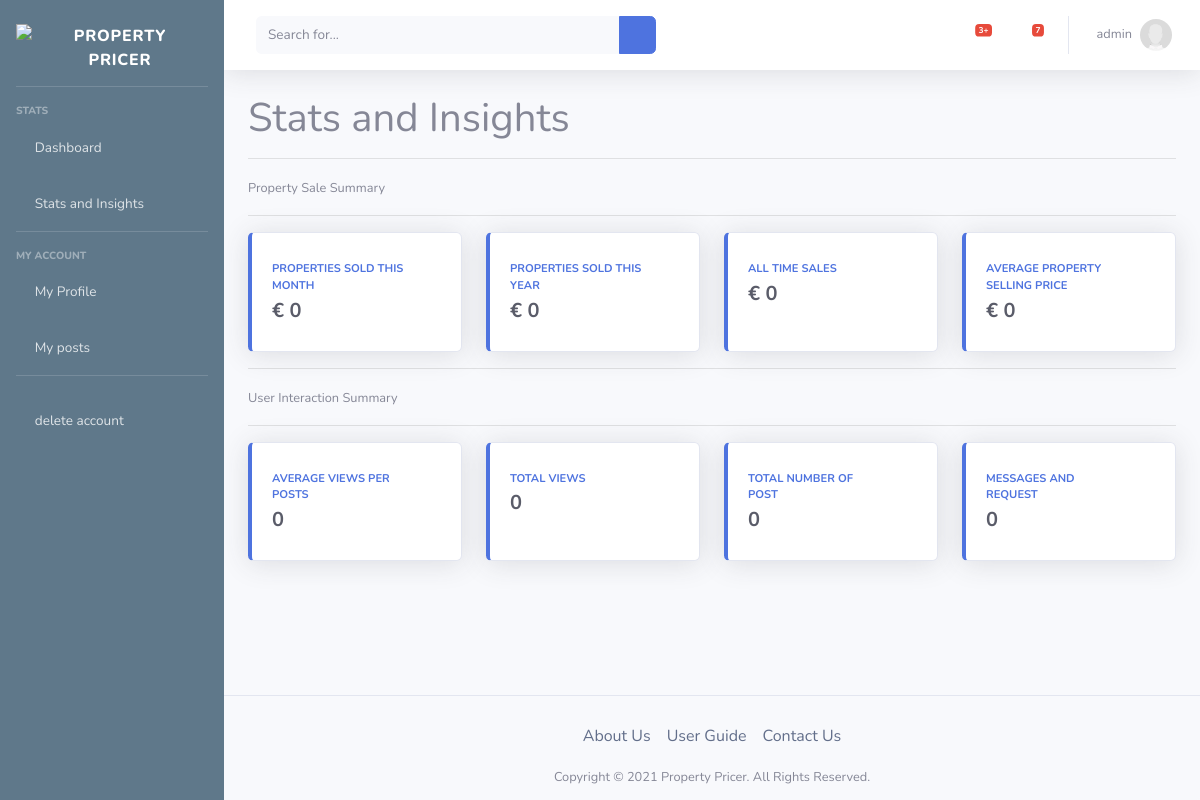
Before: /dashboard/function (signed in) with the older database file.
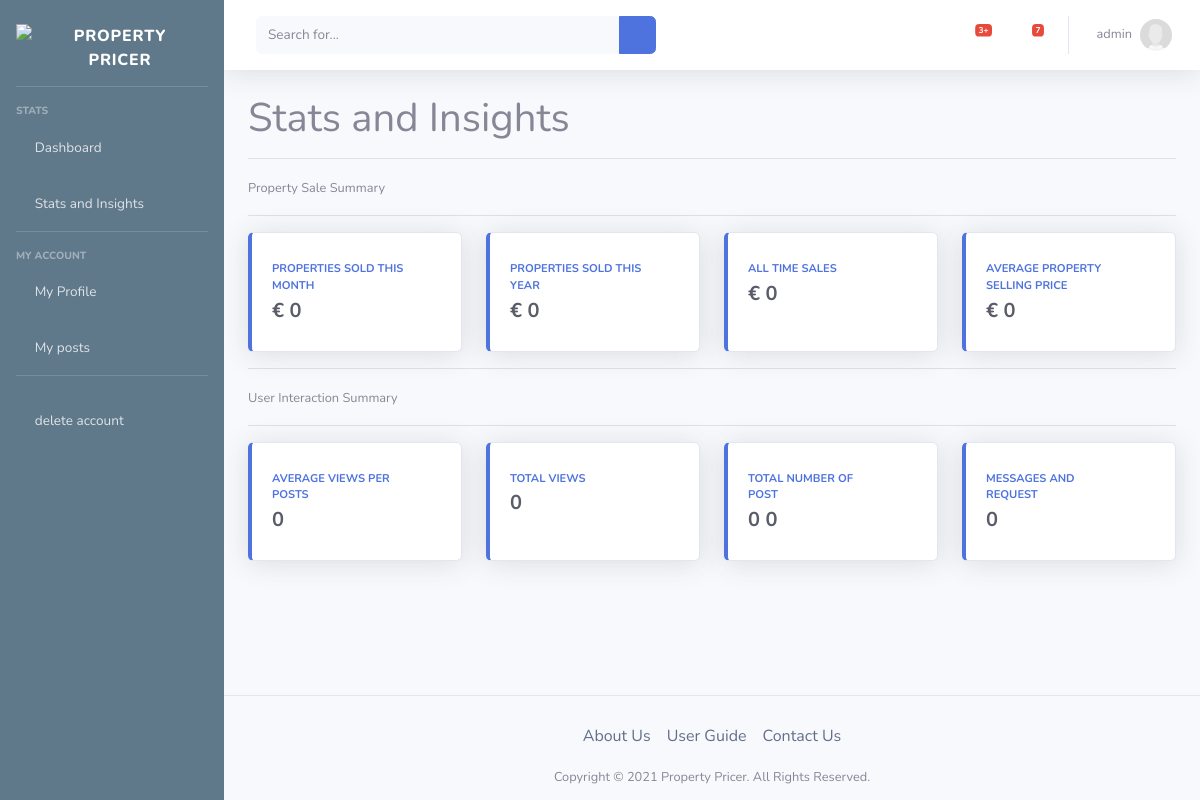
After: the same page with the newer database file.
### webpages/models.py (models this page shows, shortened)
class Post(models.Model):
    property_description = models.TextField(null=True, blank=True)
    address_line_1 = models.CharField(max_length=255, verbose_name="Street address")
    address_line_2 = models.CharField(max_length=255, null=True, blank=True, verbose_name="District or Townland")
    city = models.CharField(max_length=128, default='', verbose_name="City or town")
    county = models.CharField(max_length=128, default='', choices=COUNTY_CHOICES)
    floor_plan = models.ImageField(upload_to="floor_plan", null=True, blank=True)
    property_type = models.CharField(max_length=128, default='',
                                     choices=PROPERTY_TYPE_CHOICES)
    number_of_bedrooms = models.PositiveIntegerField()
    number_of_bathrooms = models.PositiveIntegerField()
    energy_rating = models.CharField(max_length=128, default='',
                                     choices=ENERGY_RATING_CHOICES)
    size = models.PositiveIntegerField(verbose_name="Size (m<sup>2</sup>)")
    date_posted = models.DateField(default=timezone.now)
    author = models.ForeignKey(User, related_name="user_posts", on_delete=models.CASCADE)
    price = models.PositiveIntegerField(null=True, blank=True, editable=True, verbose_name="Price (&euro;)")
    estimated_price = models.PositiveIntegerField(null=False, blank=True, editable=False)
    __original_price = None
    address = models.CharField(max_length=766, null=False, blank=True, editable=False)

### webpages/views.py (the view)
# urls.py: path('dashboard/function', views.dashboard_user_functionality, name="function"),
@login_required(login_url='/login/')
def dashboard_user_functionality(request):
    return render(request, 'dashboard/all_user_function.html')

### templates/dashboard/all_user_function.html (shortened to what the changed rows need)
{% extends "dashboard/dashboard_base.html" %}
{% load static %}
{% block content %}
        <div class="container-fluid">
            <h1> Stats and Insights </h1>
            <div class="row">
                <div id="myBtn3"  class="col-xl-3 col-md-8 mb-6">
                    <div class="card border-left-primary shadow h-100 py-2">
                        <div class="card-body">
                            <div class="row no-gutters align-items-center">
                                <div class="col mr-2">
                                    <div class="text-xs font-weight-bold text-primary text-uppercase mb-1">
                                        Total number of post</div>
                                    <div class="h5 mb-0 font-weight-bold text-gray-800">
                                        {% for post in user.user_posts.all reversed %}
                                        {{ post | length }}
                                        {% endfor %}
                                    </div>
                                </div>
                            </div>
                        </div>
                    </div>
                </div>
            </div>
        </div>
{% endblock content%}

Changed rows visible on the page:
added Post: post "0"
